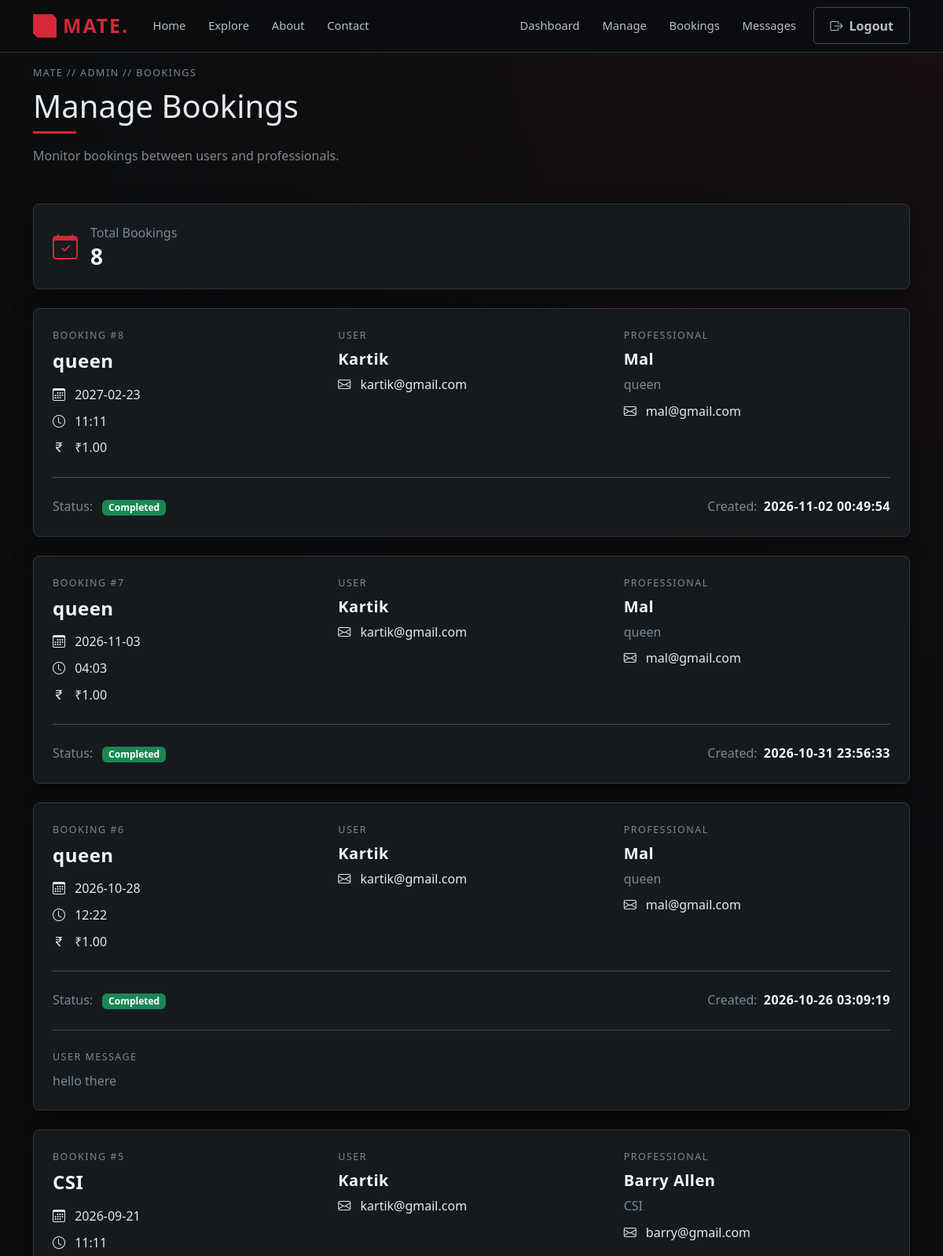
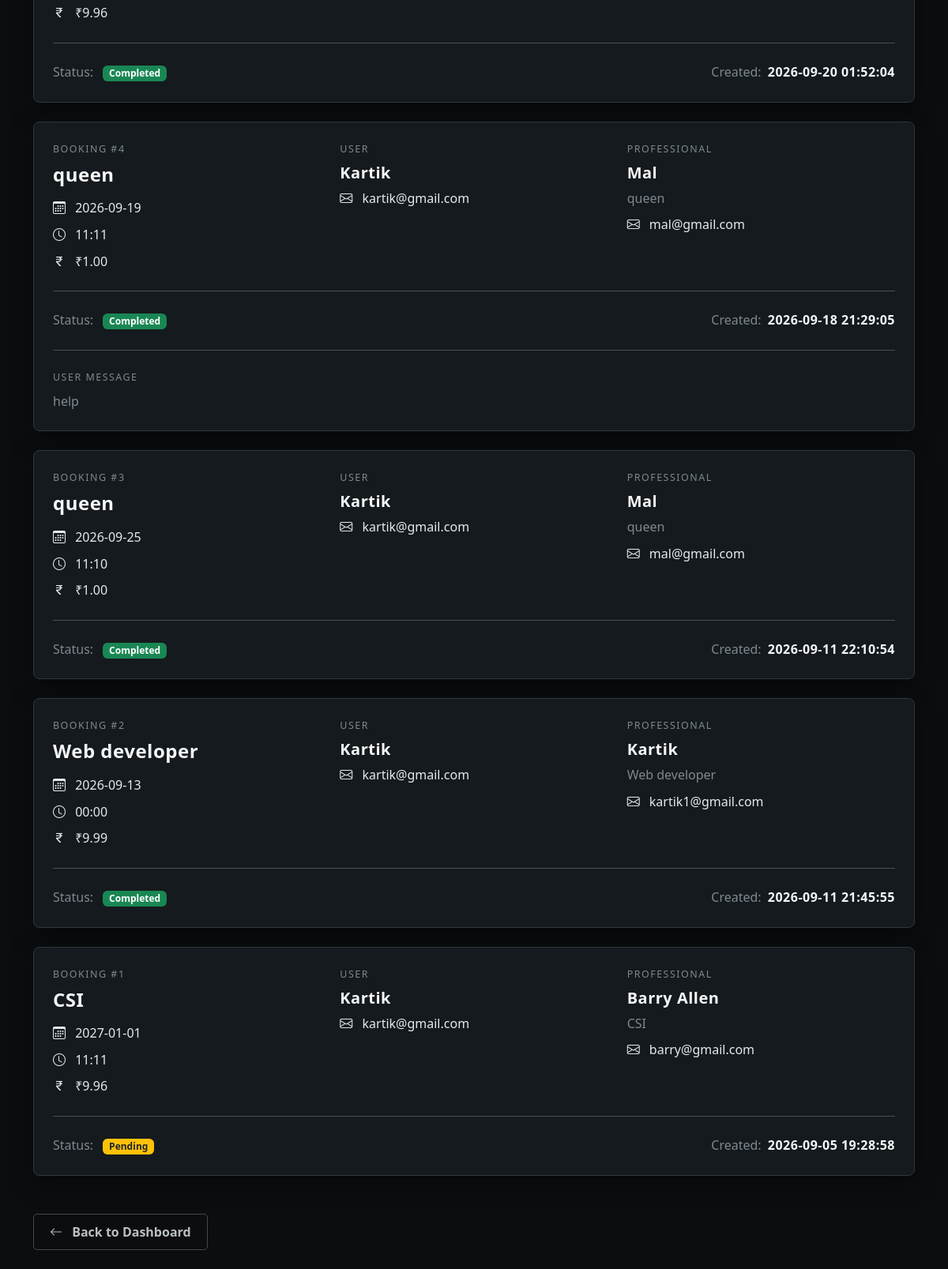
/admin/bookings (signed in, upper part), run on the app's committed database (2 pictures, top to bottom).
### tables this page shows
CREATE TABLE bookings (

            id INTEGER PRIMARY KEY AUTOINCREMENT,

            user_id INTEGER NOT NULL,

            professional_id INTEGER NOT NULL,

            booking_date TEXT NOT NULL,

            booking_time TEXT NOT NULL,

            service TEXT NOT NULL,

            message TEXT,

            price REAL DEFAULT 0,

            status TEXT DEFAULT 'pending',

            created_at TIMESTAMP DEFAULT (datetime('now', '+5 hours', '+30 minutes')), payment_status TEXT DEFAULT 'pending', paid_at TEXT, razorpay_order_id TEXT, razorpay_payment_id TEXT,

            FOREIGN KEY (user_id)
                REFERENCES users(id)
                ON DELETE CASCADE,

            FOREIGN KEY (professional_id)
                REFERENCES professionals(id)
                ON DELETE CASCADE

        );

CREATE TABLE users (

            id INTEGER PRIMARY KEY AUTOINCREMENT,

            full_name TEXT NOT NULL,

            email TEXT NOT NULL UNIQUE,

            phone TEXT,

            password TEXT NOT NULL,

            location TEXT,

            address TEXT,

            profile_photo TEXT,

            role TEXT NOT NULL DEFAULT 'user',

            created_at TIMESTAMP DEFAULT (datetime('now', '+5 hours', '+30 minutes'))

        , date_of_birth TEXT, aadhaar_number TEXT, account_status TEXT DEFAULT 'active', ban_until TEXT, ban_reason TEXT);

CREATE TABLE professionals (

            id INTEGER PRIMARY KEY AUTOINCREMENT,

            full_name TEXT NOT NULL,

            email TEXT NOT NULL UNIQUE,

            phone TEXT,

            password TEXT NOT NULL,

            profile_photo TEXT,

            profession TEXT,

            category TEXT,

            experience INTEGER DEFAULT 0,

            qualification TEXT,

            description TEXT,

            government_id_type TEXT,

            government_id_document TEXT,

            qualification_document TEXT,

            additional_document TEXT,

            verification_status TEXT DEFAULT 'pending',

            service_price REAL DEFAULT 0,

            price_unit TEXT DEFAULT 'hour',

            location TEXT,

            service_area TEXT,

            start_time TEXT,

            end_time TEXT,

            role TEXT NOT NULL DEFAULT 'professional',

            created_at TIMESTAMP DEFAULT (datetime('now', '+5 hours', '+30 minutes'))

        , date_of_birth TEXT, aadhaar_number TEXT, account_status TEXT DEFAULT 'active', ban_until TEXT, ban_reason TEXT);

### app.py (the view, shortened to what this page needs)
@app.route("/admin/bookings")
def admin_bookings():
    if "admin_id" not in session:
        return redirect(
            url_for("admin_login")
        )
    connection = get_db_connection()
    try:
        bookings = connection.execute(
            """
            SELECT
                bookings.id,
                bookings.booking_date,
                bookings.booking_time,
                bookings.service,
                bookings.message,
                bookings.price,
                bookings.status,
                bookings.created_at,

                users.full_name AS user_name,
                users.email AS user_email,

                professionals.full_name AS professional_name,
                professionals.email AS professional_email,
                professionals.profession AS professional_profession

            FROM bookings

            LEFT JOIN users
                ON bookings.user_id = users.id

            LEFT JOIN professionals
                ON bookings.professional_id = professionals.id

            ORDER BY bookings.created_at DESC
            """
        ).fetchall()
    finally:
        connection.close()
    return render_template(
        "admin_bookings.html",
        bookings=bookings
    )

### app.py (called while the page is built)
def get_db_connection():
    connection = sqlite3.connect(
        DATABASE
    )
    connection.row_factory = sqlite3.Row
    connection.execute(
        "PRAGMA foreign_keys = ON"
    )
    return connection

@app.context_processor
def inject_user():
    return {
        "logged_in": "user_id" in session,
        "current_user_id":
            session.get("user_id"),
        "current_user_role":
            session.get("role"),
        "current_user_name":
            session.get("full_name"),
        "current_year":
            datetime.now().year
    }

### templates/admin_bookings.html (shortened to what this page needs)
{% extends "base.html" %}
{% block content %}
<section class="dashboard-section">
<div class="container">
    <div class="mb-5">
        <div class="mate-label mb-2">
            MATE // ADMIN // BOOKINGS
        </div>
        <h1 class="dashboard-title">
            Manage Bookings
        </h1>
        <div class="mate-section-line mb-3"></div>
        <p class="text-muted-mate">
            Monitor bookings between users and professionals.
        </p>
    </div>
    <div class="mate-card p-4 mb-4">
        <div class="d-flex align-items-center">
            <i class="bi bi-calendar-check fs-2 text-mate me-3"></i>
            <div>
                <div class="text-muted-mate">
                    Total Bookings
                </div>
                <h3 class="mate-heading mb-0">
                    {{ bookings|length }}
                </h3>
            </div>
        </div>
    </div>
    {% if bookings %}
        <div class="row g-4">
            {% for booking in bookings %}
                <div class="col-12">
                    <div class="mate-card p-4">
                        <div class="row g-4">
                            <div class="col-md-4">
                                <div class="mate-label mb-2">
                                    BOOKING #{{ booking.id }}
                                </div>
                                <h4 class="mate-heading mb-3">
                                    {{ booking.service or "Professional Service" }}
                                </h4>
                                <div class="booking-detail mb-2">
                                    <i class="bi bi-calendar3 me-2"></i>
                                    {{ booking.booking_date }}
                                </div>
                                <div class="booking-detail mb-2">
                                    <i class="bi bi-clock me-2"></i>
                                    {{ booking.booking_time }}
                                </div>
                                <div class="booking-detail">
                                    <i class="bi bi-currency-rupee me-2"></i>
                                    ₹{{ "%.2f"|format(
                                        booking.price or 0
                                    ) }}
                                </div>
                            </div>
                            <div class="col-md-4">
                                <div class="mate-label mb-2">
                                    USER
                                </div>
                                <h5 class="mate-heading mb-2">
                                    {{ booking.user_name or "Unknown User" }}
                                </h5>
                                {% if booking.user_email %}
                                    <div class="booking-detail">
                                        <i class="bi bi-envelope me-2"></i>
                                        {{ booking.user_email }}
                                    </div>
                                {% endif %}
                            </div>
                            <div class="col-md-4">
                                <div class="mate-label mb-2">
                                    PROFESSIONAL
                                </div>
                                <h5 class="mate-heading mb-2">
                                    {{ booking.professional_name or "Unknown Professional" }}
                                </h5>
                                {% if booking.professional_profession %}
                                    <p class="text-muted-mate mb-2">
                                        {{ booking.professional_profession }}
                                    </p>
                                {% endif %}
                                {% if booking.professional_email %}
                                    <div class="booking-detail">
                                        <i class="bi bi-envelope me-2"></i>
                                        {{ booking.professional_email }}
                                    </div>
                                {% endif %}
                            </div>
                        </div>
                        <hr class="my-4">
                        <div class="row align-items-center g-3">
                            <div class="col-md-6">
                                <span class="text-muted-mate me-2">
                                    Status:
                                </span>
                                {% if booking.status == "pending" %}
                                    <span class="badge bg-warning text-dark">
                                        Pending
                                    </span>
                                {% elif booking.status == "accepted" %}
                                    <span class="badge bg-info text-dark">
                                        Accepted
                                    </span>
                                {% elif booking.status == "confirmed" %}
                                    <span class="badge bg-primary">
                                        Confirmed
                                    </span>
                                {% elif booking.status == "completed" %}
                                    <span class="badge bg-success">
                                        Completed
                                    </span>
                                {% elif booking.status == "rejected" %}
                                    <span class="badge bg-danger">
                                        Rejected
                                    </span>
                                {% else %}
                                    <span class="badge bg-secondary">
                                        {{ booking.status or "Unknown" }}
                                    </span>
                                {% endif %}
                            </div>
                            <div class="col-md-6 text-md-end">
                                <span class="text-muted-mate">
                                    Created:
                                </span>
                                <span class="mate-heading ms-1">
                                    {{ booking.created_at }}
                                </span>
                            </div>
                        </div>
                        {% if booking.message %}
                            <hr class="my-4">
                            <div>
                                <div class="mate-label mb-2">
                                    USER MESSAGE
                                </div>
                                <p class="text-muted-mate mb-0">
                                    {{ booking.message }}
                                </p>
                            </div>
                        {% endif %}
                    </div>
                </div>
            {% endfor %}
        </div>
    {% endif %}
    <div class="mt-5">
        <a
            href="{{ url_for('admin_dashboard') }}"
            class="btn btn-mate-outline"
        >
            <i class="bi bi-arrow-left me-2"></i>
            Back to Dashboard
        </a>
    </div>
</div>
<br>
</section>
{% endblock %}

### static/css/style.css (style rules this page uses)
:root { --mate-bg: #0b0d0f; --mate-bg-secondary: #101418; --mate-surface: #151a1e; --mate-surface-light: #1c2227; --mate-border: #30373d; --mate-border-light: #414950; --mate-gray: #7f898f; --mate-light-gray: #b9c0c5; --mate-text: #e7eaec; --mate-white: #f5f6f7; --mate-red: #d62839; --mate-red-light: #ef4354; --mate-red-dark: #a91f2d; --mate-success: #38b879; --mate-warning: #e0a83e; --mate-danger: #d62839; --mate-info: #62a9c7; --mate-shadow: 0 10px 30px rgba(0, 0, 0, 0.35); --mate-shadow-red: 0 0 20px rgba(214, 40, 57, 0.18); --mate-radius: 8px; --mate-radius-small: 5px; --mate-transition: 0.25s ease; }
* { margin: 0; padding: 0; box-sizing: border-box; }
html { scroll-behavior: smooth; }
body { background: radial-gradient( circle at top right, rgba(214, 40, 57, 0.06), transparent 30% ), var(--mate-bg); color: var(--mate-text); font-family: "Segoe UI", Arial, Helvetica, sans-serif; line-height: 1.6; min-height: 100vh; }
a { color: inherit; text-decoration: none; }
.text-mate { color: var(--mate-red) !important; }
.text-muted-mate { color: var(--mate-gray) !important; }
.mate-heading { color: var(--mate-white); font-weight: 700; letter-spacing: 0.5px; }
.mate-label { color: var(--mate-gray); font-size: 0.78rem; text-transform: uppercase; letter-spacing: 1.5px; }
.btn-mate-outline { background: transparent; border: 1px solid var(--mate-border-light); color: var(--mate-light-gray); font-weight: 600; border-radius: var(--mate-radius-small); padding: 0.65rem 1.25rem; transition: all var(--mate-transition); }
.mate-section-line { width: 55px; height: 3px; background: var(--mate-red); margin-bottom: 1.5rem; }
.mate-card { background: var(--mate-surface); border: 1px solid var(--mate-border); border-radius: var(--mate-radius); color: var(--mate-text); box-shadow: var(--mate-shadow); transition: transform var(--mate-transition), border-color var(--mate-transition), box-shadow var(--mate-transition); }

### data on the page
bookings: id "8", service "queen", booking_date "2027-02-23", booking_time "11:11", price "1.00", full_name "Kartik", user_email "kartik@gmail.com", full_name "Mal", professional_profession "queen", professional_email "mal@gmail.com", status "Completed", created_at "2026-11-02 00:49:54"
bookings: id "7", service "queen", booking_date "2026-11-03", booking_time "04:03", price "1.00", full_name "Kartik", user_email "kartik@gmail.com", full_name "Mal", professional_profession "queen", professional_email "mal@gmail.com", status "Completed", created_at "2026-10-31 23:56:33"
bookings: id "6", service "queen", booking_date "2026-10-28", booking_time "12:22", price "1.00", full_name "Kartik", user_email "kartik@gmail.com", full_name "Mal", professional_profession "queen", professional_email "mal@gmail.com", status "Completed", created_at "2026-10-26 03:09:19", message "hello there"
bookings: id "5", service "CSI", booking_date "2026-09-21", booking_time "11:11", price "9.96", full_name "Kartik", user_email "kartik@gmail.com", full_name "Barry Allen", professional_profession "CSI", professional_email "barry@gmail.com", status "Completed", created_at "2026-09-20 01:52:04"
bookings: id "4", service "queen", booking_date "2026-09-19", booking_time "11:11", price "1.00", full_name "Kartik", user_email "kartik@gmail.com", full_name "Mal", professional_profession "queen", professional_email "mal@gmail.com", status "Completed", created_at "2026-09-18 21:29:05", message "help"
bookings: id "3", service "queen", booking_date "2026-09-25", booking_time "11:10", price "1.00", full_name "Kartik", user_email "kartik@gmail.com", full_name "Mal", professional_profession "queen", professional_email "mal@gmail.com", status "Completed", created_at "2026-09-11 22:10:54"
bookings: id "2", service "Web developer", booking_date "2026-09-13", booking_time "00:00", price "9.99", full_name "Kartik", user_email "kartik@gmail.com", professional_profession "Web developer", professional_email "kartik1@gmail.com", status "Completed", created_at "2026-09-11 21:45:55"
bookings: id "1", service "CSI", booking_date "2027-01-01", booking_time "11:11", price "9.96", full_name "Kartik", user_email "kartik@gmail.com", full_name "Barry Allen", professional_profession "CSI", professional_email "barry@gmail.com", status "Pending", created_at "2026-09-05 19:28:58"

### other printed values
{{ bookings|length }} "8"
